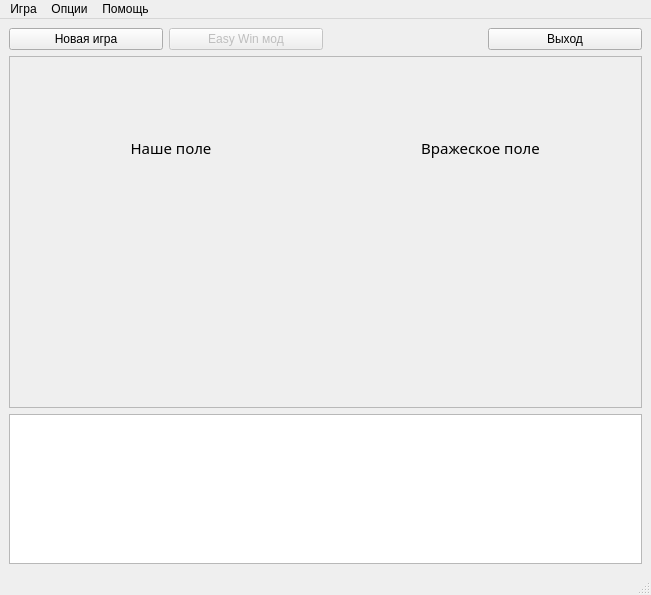
<?xml version="1.0" encoding="UTF-8"?>
<ui version="4.0">
 <class>Battleship</class>
 <widget class="QMainWindow" name="Battleship">
  <property name="geometry">
   <rect>
    <x>0</x>
    <y>0</y>
    <width>651</width>
    <height>595</height>
   </rect>
  </property>
  <property name="sizePolicy">
   <sizepolicy hsizetype="MinimumExpanding" vsizetype="MinimumExpanding">
    <horstretch>0</horstretch>
    <verstretch>0</verstretch>
   </sizepolicy>
  </property>
  <property name="windowTitle">
   <string>Battleship</string>
  </property>
  <property name="windowIcon">
   <iconset>
    <normaloff>pictures/hi48-app-battleship.png</normaloff>pictures/hi48-app-battleship.png</iconset>
  </property>
  <widget class="QWidget" name="centralwidget">
   <layout class="QVBoxLayout">
    <property name="spacing">
     <number>6</number>
    </property>
    <property name="leftMargin">
     <number>9</number>
    </property>
    <property name="topMargin">
     <number>9</number>
    </property>
    <property name="rightMargin">
     <number>9</number>
    </property>
    <property name="bottomMargin">
     <number>9</number>
    </property>
    <item>
     <layout class="QGridLayout">
      <property name="leftMargin">
       <number>0</number>
      </property>
      <property name="topMargin">
       <number>0</number>
      </property>
      <property name="rightMargin">
       <number>0</number>
      </property>
      <property name="bottomMargin">
       <number>0</number>
      </property>
      <property name="spacing">
       <number>6</number>
      </property>
      <item row="0" column="3">
       <widget class="QPushButton" name="pushButtonQuit">
        <property name="text">
         <string>Выход</string>
        </property>
       </widget>
      </item>
      <item row="0" column="0">
       <widget class="QPushButton" name="pushButtonStartGame">
        <property name="text">
         <string>Новая игра</string>
        </property>
       </widget>
      </item>
      <item row="0" column="2">
       <spacer>
        <property name="orientation">
         <enum>Qt::Horizontal</enum>
        </property>
        <property name="sizeHint" stdset="0">
         <size>
          <width>40</width>
          <height>20</height>
         </size>
        </property>
       </spacer>
      </item>
      <item row="0" column="1">
       <widget class="QPushButton" name="pushButtonEwo">
        <property name="enabled">
         <bool>false</bool>
        </property>
        <property name="cursor">
         <cursorShape>ArrowCursor</cursorShape>
        </property>
        <property name="text">
         <string>Easy Win мод</string>
        </property>
        <property name="shortcut">
         <string/>
        </property>
        <property name="checkable">
         <bool>true</bool>
        </property>
       </widget>
      </item>
      <item row="2" column="0" colspan="4">
       <widget class="QTextEdit" name="console">
        <property name="sizePolicy">
         <sizepolicy hsizetype="Expanding" vsizetype="Preferred">
          <horstretch>0</horstretch>
          <verstretch>0</verstretch>
         </sizepolicy>
        </property>
        <property name="maximumSize">
         <size>
          <width>16777215</width>
          <height>150</height>
         </size>
        </property>
        <property name="autoFormatting">
         <set>QTextEdit::AutoBulletList</set>
        </property>
        <property name="readOnly">
         <bool>true</bool>
        </property>
       </widget>
      </item>
      <item row="1" column="0" colspan="4">
       <widget class="QFrame" name="frame">
        <property name="sizePolicy">
         <sizepolicy hsizetype="MinimumExpanding" vsizetype="MinimumExpanding">
          <horstretch>1</horstretch>
          <verstretch>1</verstretch>
         </sizepolicy>
        </property>
        <property name="minimumSize">
         <size>
          <width>631</width>
          <height>350</height>
         </size>
        </property>
        <property name="frameShape">
         <enum>QFrame::StyledPanel</enum>
        </property>
        <property name="frameShadow">
         <enum>QFrame::Raised</enum>
        </property>
        <layout class="QGridLayout">
         <property name="leftMargin">
          <number>9</number>
         </property>
         <property name="topMargin">
          <number>9</number>
         </property>
         <property name="rightMargin">
          <number>9</number>
         </property>
         <property name="bottomMargin">
          <number>9</number>
         </property>
         <property name="spacing">
          <number>6</number>
         </property>
         <item row="0" column="0">
          <widget class="QLabel" name="label">
           <property name="font">
            <font>
             <family>Sans Serif</family>
             <pointsize>11</pointsize>
             <weight>50</weight>
             <italic>false</italic>
             <bold>false</bold>
             <underline>false</underline>
             <strikeout>false</strikeout>
            </font>
           </property>
           <property name="text">
            <string>Наше поле</string>
           </property>
           <property name="alignment">
            <set>Qt::AlignCenter</set>
           </property>
          </widget>
         </item>
         <item row="0" column="1">
          <widget class="QLabel" name="label_2">
           <property name="font">
            <font>
             <family>Sans Serif</family>
             <pointsize>11</pointsize>
             <weight>50</weight>
             <italic>false</italic>
             <bold>false</bold>
             <underline>false</underline>
             <strikeout>false</strikeout>
            </font>
           </property>
           <property name="text">
            <string>Вражеское поле</string>
           </property>
           <property name="alignment">
            <set>Qt::AlignCenter</set>
           </property>
          </widget>
         </item>
         <item row="1" column="1">
          <widget class="QWidget" name="gridLayoutEnemy" native="true">
           <layout class="QGridLayout">
            <property name="leftMargin">
             <number>1</number>
            </property>
            <property name="topMargin">
             <number>1</number>
            </property>
            <property name="rightMargin">
             <number>1</number>
            </property>
            <property name="bottomMargin">
             <number>1</number>
            </property>
            <property name="spacing">
             <number>0</number>
            </property>
           </layout>
          </widget>
         </item>
         <item row="1" column="0">
          <widget class="QWidget" name="gridLayoutHuman" native="true">
           <layout class="QGridLayout">
            <property name="leftMargin">
             <number>1</number>
            </property>
            <property name="topMargin">
             <number>1</number>
            </property>
            <property name="rightMargin">
             <number>1</number>
            </property>
            <property name="bottomMargin">
             <number>1</number>
            </property>
            <property name="spacing">
             <number>0</number>
            </property>
           </layout>
          </widget>
         </item>
        </layout>
       </widget>
      </item>
     </layout>
    </item>
   </layout>
  </widget>
  <widget class="QMenuBar" name="menubar">
   <property name="geometry">
    <rect>
     <x>0</x>
     <y>0</y>
     <width>651</width>
     <height>19</height>
    </rect>
   </property>
   <widget class="QMenu" name="menuHelp">
    <property name="title">
     <string>Помощь</string>
    </property>
    <addaction name="actionManual"/>
    <addaction name="actionAbout"/>
   </widget>
   <widget class="QMenu" name="menuOptions">
    <property name="title">
     <string>Опции</string>
    </property>
    <addaction name="actionSound_on"/>
   </widget>
   <widget class="QMenu" name="menuGame">
    <property name="title">
     <string>Игра</string>
    </property>
    <addaction name="separator"/>
    <addaction name="actionStart_local_game"/>
    <addaction name="separator"/>
    <addaction name="actionQuit"/>
   </widget>
   <addaction name="menuGame"/>
   <addaction name="menuOptions"/>
   <addaction name="menuHelp"/>
  </widget>
  <widget class="QStatusBar" name="statusbar"/>
  <action name="actionQuit">
   <property name="text">
    <string>Выход</string>
   </property>
  </action>
  <action name="actionStart_local_game">
   <property name="text">
    <string>Один игрок</string>
   </property>
   <property name="shortcut">
    <string/>
   </property>
  </action>
  <action name="actionAbout">
   <property name="text">
    <string>О программе</string>
   </property>
  </action>
  <action name="actionManual">
   <property name="text">
    <string>Мануал</string>
   </property>
  </action>
  <action name="actionSound_on">
   <property name="checkable">
    <bool>true</bool>
   </property>
   <property name="checked">
    <bool>true</bool>
   </property>
   <property name="text">
    <string>Звук</string>
   </property>
  </action>
 </widget>
 <resources/>
 <connections>
  <connection>
   <sender>actionQuit</sender>
   <signal>triggered()</signal>
   <receiver>Battleship</receiver>
   <slot>close()</slot>
   <hints>
    <hint type="sourcelabel">
     <x>-1</x>
     <y>-1</y>
    </hint>
    <hint type="destinationlabel">
     <x>356</x>
     <y>288</y>
    </hint>
   </hints>
  </connection>
  <connection>
   <sender>pushButtonQuit</sender>
   <signal>clicked()</signal>
   <receiver>Battleship</receiver>
   <slot>close()</slot>
   <hints>
    <hint type="sourcelabel">
     <x>763</x>
     <y>60</y>
    </hint>
    <hint type="destinationlabel">
     <x>796</x>
     <y>30</y>
    </hint>
   </hints>
  </connection>
  <connection>
   <sender>actionStart_local_game</sender>
   <signal>triggered()</signal>
   <receiver>pushButtonStartGame</receiver>
   <slot>click()</slot>
   <hints>
    <hint type="sourcelabel">
     <x>-1</x>
     <y>-1</y>
    </hint>
    <hint type="destinationlabel">
     <x>126</x>
     <y>60</y>
    </hint>
   </hints>
  </connection>
 </connections>
</ui>
